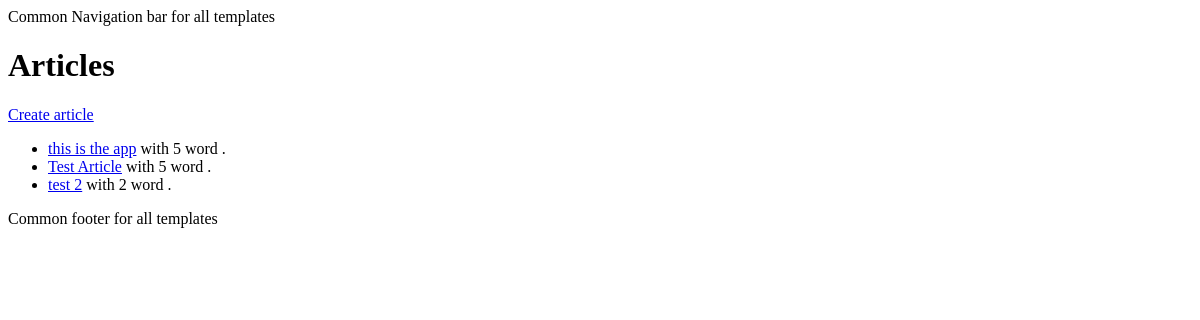
/articles/, run on an earlier commit of the app's database.
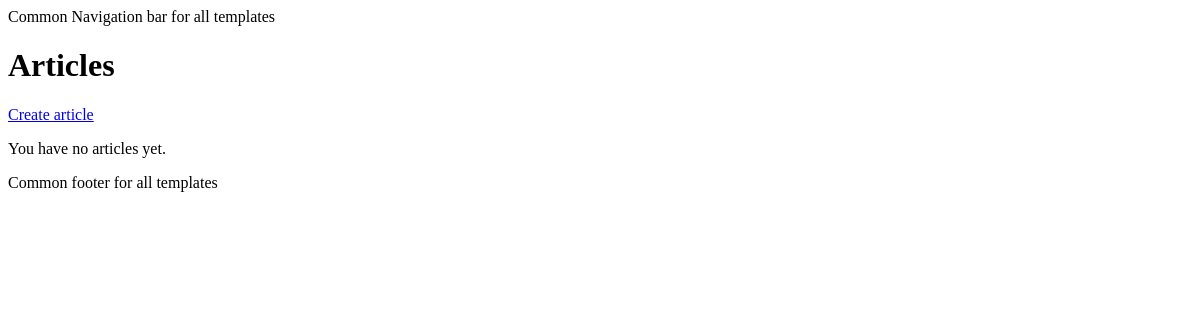
And on a later commit of the database.
### app/models.py (models this page shows, shortened)
class Article(models.Model):
    title = models.CharField(max_length=100)
    content = models.TextField(blank=True, default="")
    word_count = models.IntegerField(blank = True, default="")
    twitter_post = models.TextField(blank=True,default="")
    status = models.CharField(
        max_length=20,
        choices=ARTICLE_STATUS,
        default="draft",
    )
    created_at = models.DateTimeField(auto_now_add=True)
    updated_at = models.DateTimeField(auto_now=True)

### app/views.py (the view)
# urls.py: path("",ArticleListView.as_view(), name = "home"),
class ArticleListView(ListView):
    template_name = "app/home.html"
    model = Article
    context_object_name = "articles"

### templates/app/home.html
{% extends "app/base.html" %}
{% block content %}
    <h1>Articles</h1>
    <a href="{% url 'create_article' %}">Create article</a>
    {% if articles %}
    <ul>
    {% for article in articles %}
        <li><a href="{% url 'update_article' article.id %}">{{ article.title }}</a> with {{ article.word_count }} word {{articles.word_count | pluralize}}.</li>
    {% endfor %}
    </ul>
    {% else %}
        <p>You have no articles yet.</p>
    {% endif %}
{% endblock content%}

### templates/app/base.html (shortened to what this page needs)
<!DOCTYPE html>
<html lang="en">
<head>
</head>
<body>
    <nav>Common Navigation bar for all templates</nav>
    {% block content %}
    {% endblock content %}
    <footer>Common footer for all templates</footer>
</body>
</html>

What changed in the data, as far as the page shows it:
removed Article: title "this is the app", word_count "5"
removed Article: title "Test Article", word_count "5"
removed Article: title "test 2", word_count "2"
Also different on the page:
text now shown: "You have no articles yet."
